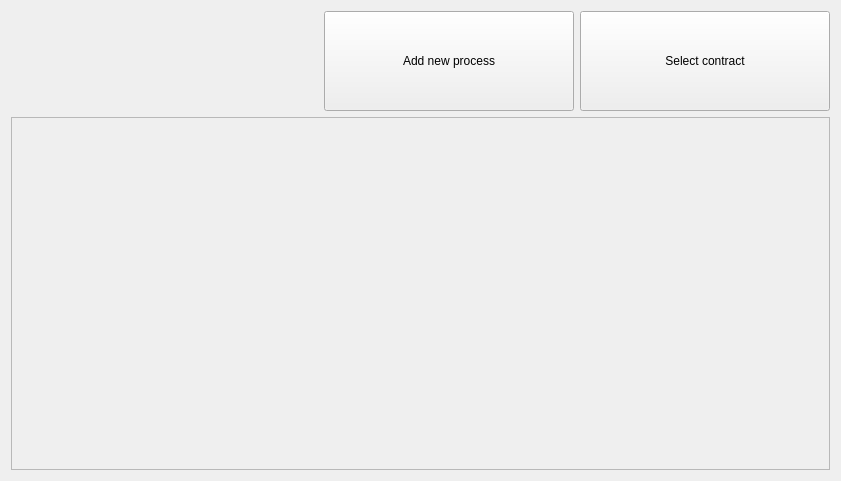
<?xml version="1.0" encoding="UTF-8"?>
<ui version="4.0">
 <class>Form</class>
 <widget class="QWidget" name="Form">
  <property name="geometry">
   <rect>
    <x>0</x>
    <y>0</y>
    <width>841</width>
    <height>481</height>
   </rect>
  </property>
  <property name="windowTitle">
   <string>Form</string>
  </property>
  <layout class="QGridLayout" name="gridLayout" columnstretch="1,0,0">
   <property name="horizontalSpacing">
    <number>6</number>
   </property>
   <item row="0" column="2" alignment="Qt::AlignRight">
    <widget class="QPushButton" name="chooseContractButton">
     <property name="sizePolicy">
      <sizepolicy hsizetype="Fixed" vsizetype="Fixed">
       <horstretch>0</horstretch>
       <verstretch>0</verstretch>
      </sizepolicy>
     </property>
     <property name="minimumSize">
      <size>
       <width>250</width>
       <height>100</height>
      </size>
     </property>
     <property name="toolTip">
      <string>Select another contract (Alt + C)</string>
     </property>
     <property name="statusTip">
      <string>Select another contract (Alt + C)</string>
     </property>
     <property name="text">
      <string>Select contract</string>
     </property>
     <property name="icon">
      <iconset resource="../res/res.qrc">
       <normaloff>:/icons/color/clipboard.png</normaloff>:/icons/color/clipboard.png</iconset>
     </property>
     <property name="iconSize">
      <size>
       <width>45</width>
       <height>45</height>
      </size>
     </property>
     <property name="shortcut">
      <string>Alt+C</string>
     </property>
    </widget>
   </item>
   <item row="0" column="0">
    <widget class="QLabel" name="label">
     <property name="font">
      <font>
       <pointsize>16</pointsize>
      </font>
     </property>
     <property name="text">
      <string>&lt;Contract not selected&gt;</string>
     </property>
    </widget>
   </item>
   <item row="1" column="0" colspan="3">
    <widget class="QScrollArea" name="processesContainer">
     <property name="widgetResizable">
      <bool>true</bool>
     </property>
     <widget class="QWidget" name="scrollAreaWidgetContents">
      <property name="geometry">
       <rect>
        <x>0</x>
        <y>0</y>
        <width>821</width>
        <height>355</height>
       </rect>
      </property>
     </widget>
    </widget>
   </item>
   <item row="0" column="1">
    <widget class="QPushButton" name="addNewProcessButton">
     <property name="sizePolicy">
      <sizepolicy hsizetype="Fixed" vsizetype="Fixed">
       <horstretch>0</horstretch>
       <verstretch>0</verstretch>
      </sizepolicy>
     </property>
     <property name="minimumSize">
      <size>
       <width>250</width>
       <height>100</height>
      </size>
     </property>
     <property name="toolTip">
      <string>Add new process (Alt + P)</string>
     </property>
     <property name="statusTip">
      <string>Add new process (Alt + P)</string>
     </property>
     <property name="text">
      <string>Add new process</string>
     </property>
     <property name="icon">
      <iconset resource="../res/res.qrc">
       <normaloff>:/icons/color/merge.png</normaloff>:/icons/color/merge.png</iconset>
     </property>
     <property name="iconSize">
      <size>
       <width>45</width>
       <height>45</height>
      </size>
     </property>
     <property name="shortcut">
      <string>Alt+P</string>
     </property>
    </widget>
   </item>
  </layout>
 </widget>
 <resources>
  <include location="../res/res.qrc"/>
 </resources>
 <connections/>
</ui>
